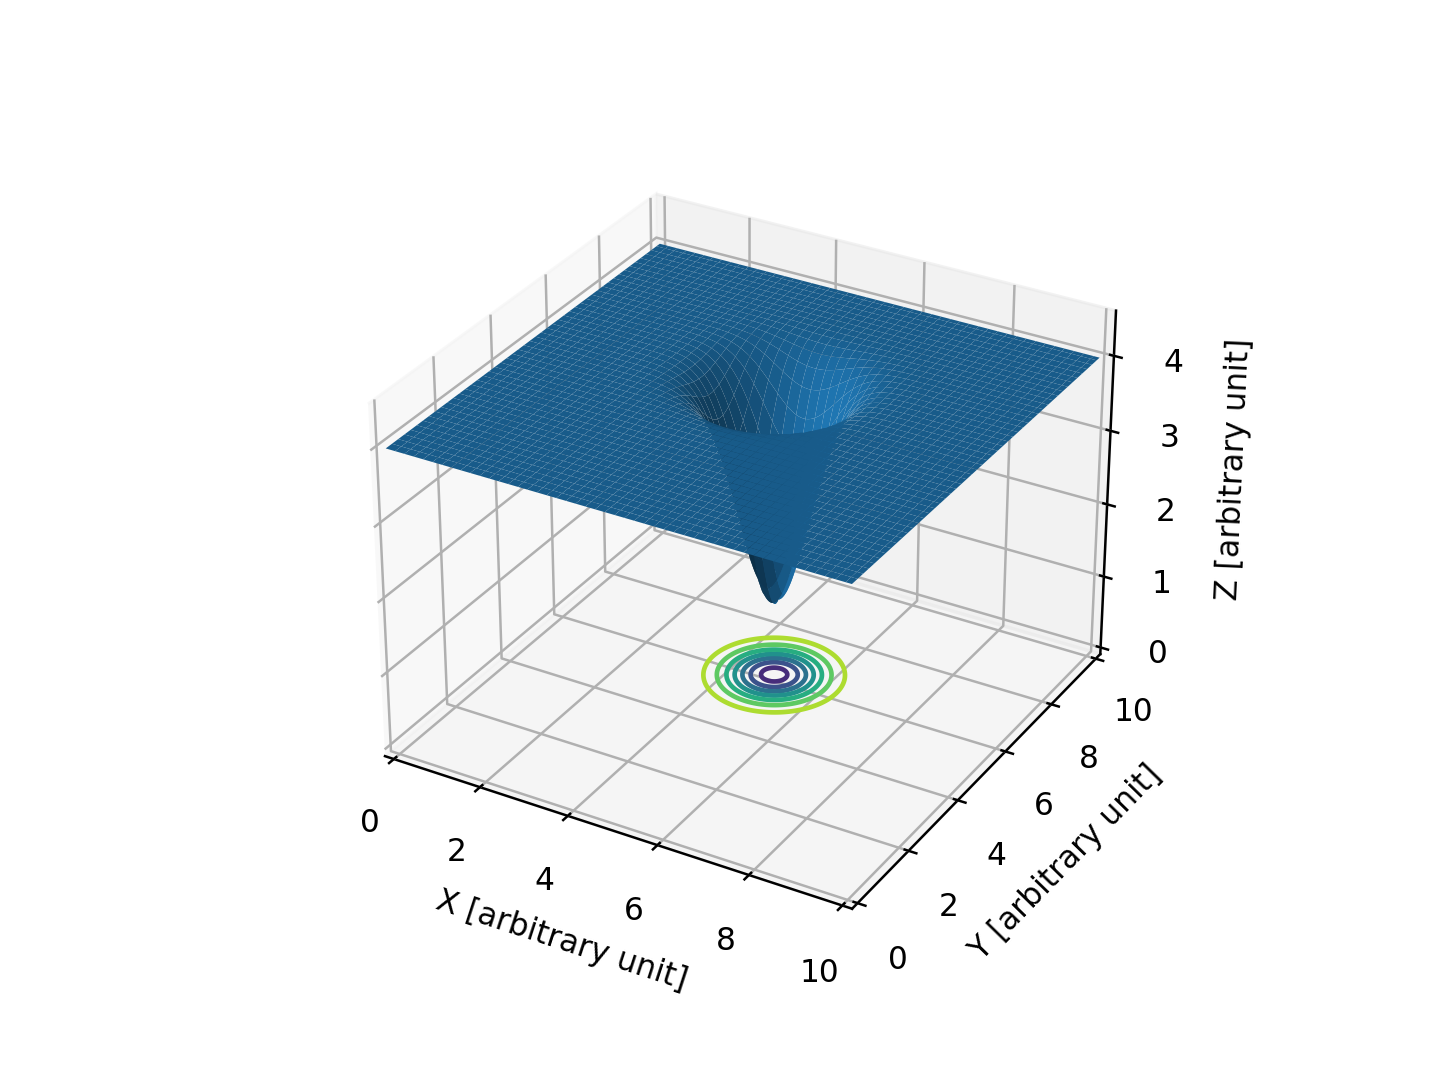

Reproduce this figure in Python.
#!/usr/pkg/bin/python3.9

#
# Time-stamp: <2023/03/09 13:08:26 (CST) daisuke>
#

# importing numpy module
import numpy

# importing matplotlib module
import matplotlib.figure
import matplotlib.backends.backend_agg

# output file name
file_output = 'advobs202302_s04_07_04.png'

# coefficients
a = -3.0
b = 5.0
c = 6.0
d = 4.0

# data to plot
data_x = numpy.linspace (0.0, 10.0, 1001)
data_y = numpy.linspace (0.0, 10.0, 1001)
data_xx, data_yy = numpy.meshgrid (data_x, data_y)
data_zz = a * numpy.exp (-(data_xx - b)**2) * numpy.exp (-(data_yy - c)**2) + d

#
# making plot using Matplotlib
#
    
# making objects "fig" and "ax"
fig    = matplotlib.figure.Figure ()
canvas = matplotlib.backends.backend_agg.FigureCanvasAgg (fig)
ax     = fig.add_subplot (111, projection='3d')

# axes
ax.set_xlabel ('X [arbitrary unit]')
ax.set_ylabel ('Y [arbitrary unit]')
ax.set_zlabel ('Z [arbitrary unit]')
ax.set_xlim (0.0, 10.0)
ax.set_ylim (0.0, 10.0)
ax.set_zlim (0.0, 4.5)

# plotting data
ax.plot_surface (data_xx, data_yy, data_zz, \
                 label='$f(x,y) = -3 \exp (x-5)^2 \exp (y-6)^2 + 4$')
ax.contour (data_xx, data_yy, data_zz, zdir='z', offset=0.0)

# saving file
fig.savefig (file_output, dpi=225)
